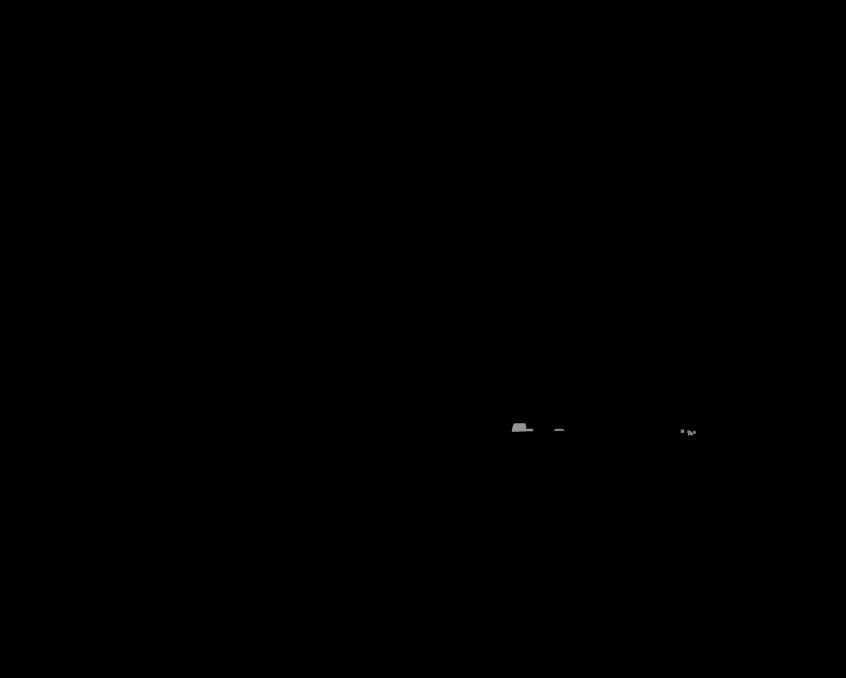
#> input picture Retina/170908_072650121_Camera_5_instanceIds.png, 3384 x 2710 px (shown at 1/4 size)
$ python cvt2one_hot_label.py
#> lines starting #> are read from the running program, lines starting #| are printed output that depends on the picture; after the words box and inside, x2 and y2 are one past the last pixel; in counts of white or black regions, pixels touching at a corner belong together
import matplotlib.pyplot as plt
import numpy as np
from skimage.io import imread

img_name = '170908_072650121_Camera_5'
l_name = img_name + '_instanceIds'
class_idx = [33, 34, 35, 36, 38, 39, 40]
    # class_dict = {'car':33,
    #               'motorbicycle':34,
    #               'bicycle':35,
    #               'person':36,
    #               'truck':38,
    #               'bus':39,
    #               'tricycle':40}

label = np.asarray(imread(l_name + '.png'))//1000
#> label: shape (2710, 3384) uint16; min 0, max 38, mean 0
one_hot_label = []
other_label = np.zeros(shape=(2710,3384)).astype(bool)

#8 figures will popup
for idx in class_idx:
    mask = label == idx
    other_label += mask
    mask = mask.astype(int)
    one_hot_label.append(mask)
    plt.figure()
    plt.title('class '+str(idx))
    plt.imshow(mask, cmap='gray')
#> other_label: shape (2710, 3384) bool; 0.03% white; 5 white regions, box (x1, y1, x2, y2) and area: (2047, 1692, 2133, 1728) 2072, (2749, 1721, 2772, 1743) 354, (2215, 1715, 2259, 1725) 330, (2723, 1717, 2737, 1732) 189, (2771, 1723, 2783, 1737) 128
#> after the loop, one_hot_label = 7 items

other_label = (1 - other_label.astype(int))
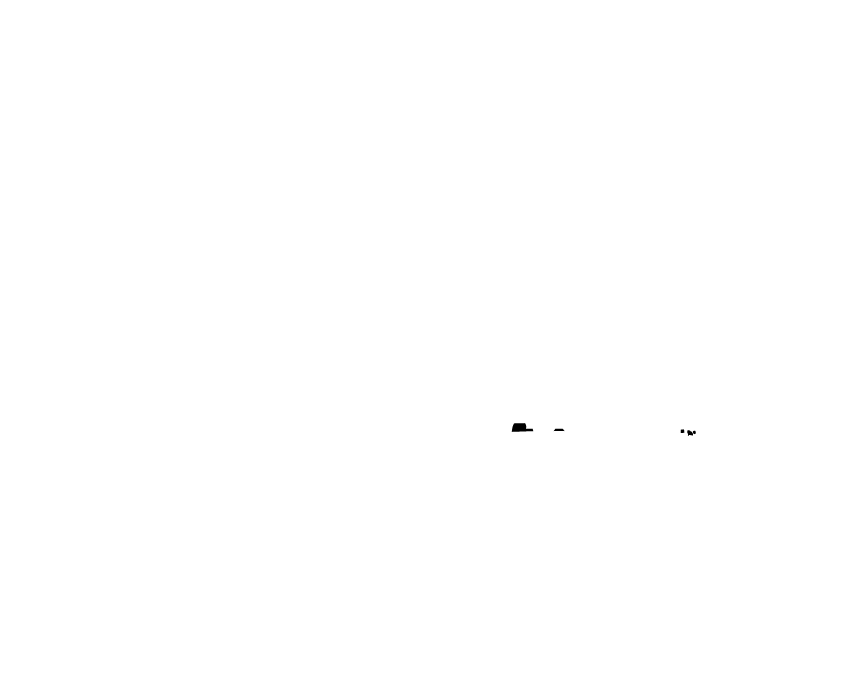
#> other_label: shape (2710, 3384) int64 (shown at 1/4 size); values 0 (black) and 1 (white), 100% white; 5 black regions, box (x1, y1, x2, y2) and area: (2047, 1692, 2133, 1728) 2072, (2749, 1721, 2772, 1743) 354, (2215, 1715, 2259, 1725) 330, (2723, 1717, 2737, 1732) 189, (2771, 1723, 2783, 1737) 128
plt.figure()
plt.title('other class')
plt.imshow(other_label, cmap='gray')
plt.show()
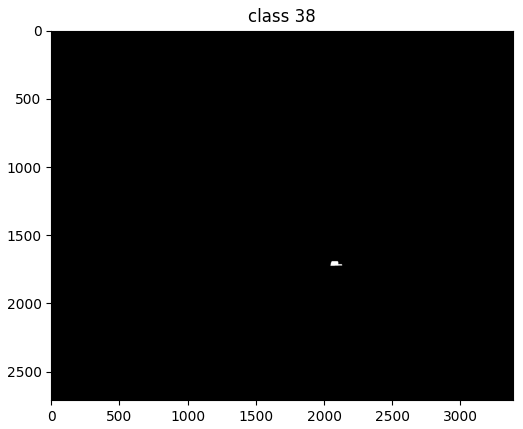
#> figure drawn by matplotlib, 1 panel
